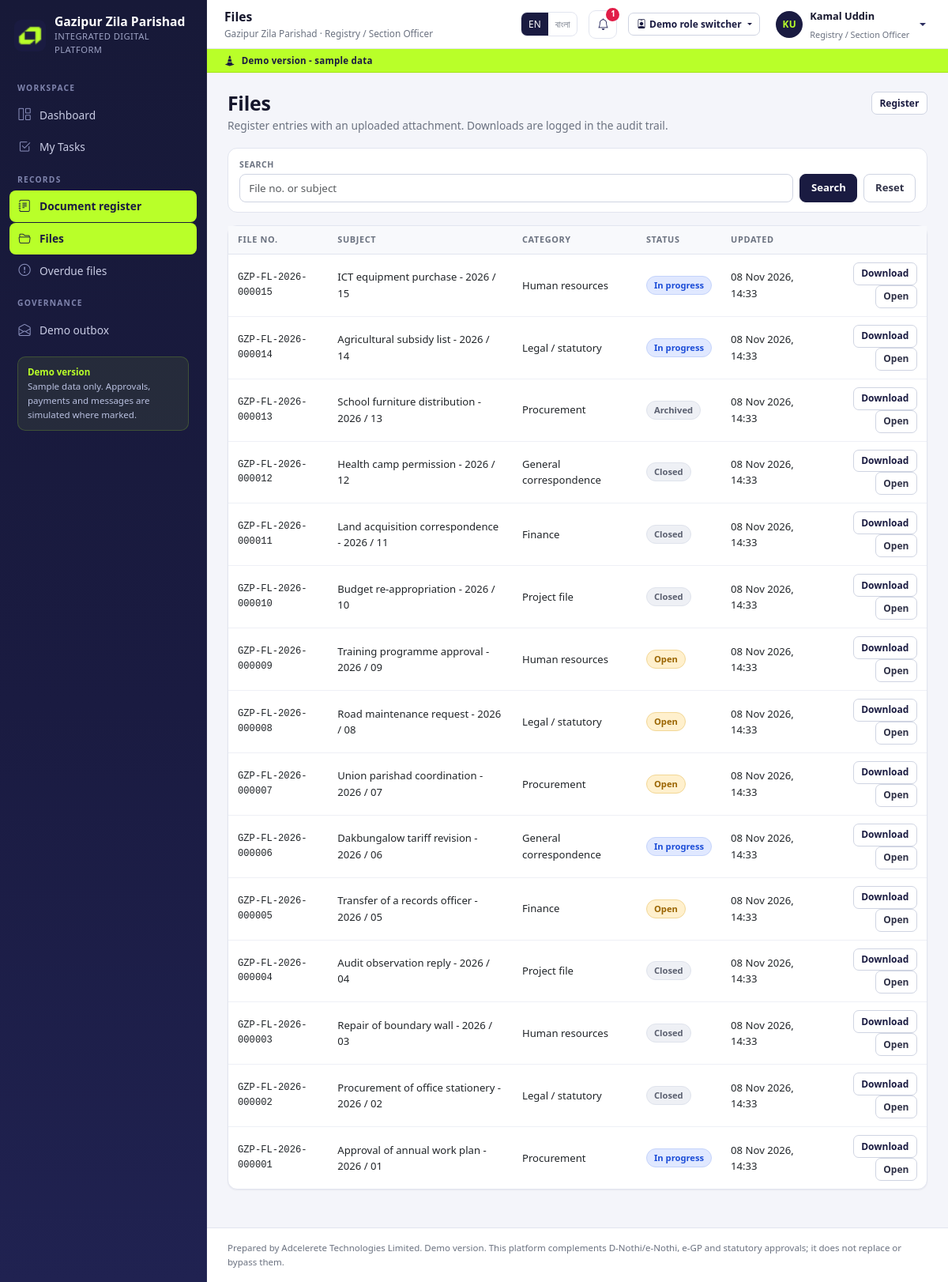
/app/documents/files/ (signed in), run on the app's committed database.
### accounts/models.py (models this page shows, shortened)
class User(AbstractUser):
    role = models.ForeignKey(Role, null=True, blank=True, on_delete=models.SET_NULL,
                             related_name='users')
    phone = models.CharField(max_length=30, blank=True)
    department = models.ForeignKey('hr.Department', null=True, blank=True,
                                   on_delete=models.SET_NULL, related_name='users')
    designation = models.ForeignKey('hr.Designation', null=True, blank=True,
                                    on_delete=models.SET_NULL, related_name='users')
    facility = models.ForeignKey('facilities.Facility', null=True, blank=True,
                                 on_delete=models.SET_NULL, related_name='operators',
                                 help_text='Assigned facility for reception operators.')
    email_verified = models.BooleanField(default=False)
    is_demo = models.BooleanField(default=True)
    otp_code = models.CharField(max_length=8, blank=True)
    otp_created_at = models.DateTimeField(null=True, blank=True)
    otp_attempts = models.PositiveIntegerField(default=0)
    class Meta:
        ordering = ['first_name', 'username']
    @property
    def display_name(self):
        return self.get_full_name() or self.username
    @property
    def role_name(self):
        return self.role.name if self.role else 'No role'
    @property
    def is_citizen(self):
        return bool(self.role and self.role.code == 'citizen')
    @property
    def is_staff_portal_user(self):
        return bool(self.role and self.role.code != 'citizen')
    @property
    def is_read_only(self):
        return bool(self.role and self.role.is_read_only)
    def can(self, code):
        if not getattr(self, 'is_authenticated', False):
            return False
        if self.is_superuser:
            return True
        if not self.role_id:
            return False
        cache = getattr(self, '_perm_cache', None)
        if cache is None:
            cache = set(self.role.permissions.values_list('code', flat=True))
            self._perm_cache = cache
        return code in cache

class Role(models.Model):
    code = models.SlugField(max_length=40, unique=True)
    name = models.CharField(max_length=120)
    description = models.TextField(blank=True)
    permissions = models.ManyToManyField(Permission, blank=True, related_name='roles')
    is_read_only = models.BooleanField(
        default=False,
        help_text='Read-only roles cannot submit changes anywhere in the platform.',
    )
    sort_order = models.PositiveIntegerField(default=100)
    class Meta:
        ordering = ['sort_order', 'name']

### documents/models.py (models this page shows, shortened)
class DocumentFile(models.Model):
    CATEGORIES = [
        ('general', 'General correspondence'),
        ('procurement', 'Procurement'),
        ('legal', 'Legal / statutory'),
        ('hr', 'Human resources'),
        ('project', 'Project file'),
        ('finance', 'Finance'),
        ('other', 'Other'),
    ]
    STATUS = [('open', 'Open'), ('in_progress', 'In progress'),
              ('closed', 'Closed'), ('archived', 'Archived')]
    PRIORITY = [('normal', 'Normal'), ('high', 'High'), ('urgent', 'Urgent')]
    CONFIDENTIALITY = [('normal', 'Normal'), ('confidential', 'Confidential')]
    file_no = models.CharField(max_length=40, unique=True)
    subject = models.CharField(max_length=200)
    category = models.CharField(max_length=20, choices=CATEGORIES, default='general')
    department = models.ForeignKey('hr.Department', null=True, blank=True,
                                   on_delete=models.SET_NULL, related_name='document_files')
    status = models.CharField(max_length=20, choices=STATUS, default='open')
    priority = models.CharField(max_length=10, choices=PRIORITY, default='normal')
    confidentiality = models.CharField(max_length=20, choices=CONFIDENTIALITY,
                                       default='normal')
    received_from = models.CharField(max_length=160, blank=True)
    assigned_to = models.ForeignKey(settings.AUTH_USER_MODEL, null=True, blank=True,
                                    on_delete=models.SET_NULL, related_name='assigned_files')
    created_by = models.ForeignKey(settings.AUTH_USER_MODEL, null=True, blank=True,
                                   on_delete=models.SET_NULL, related_name='created_files')
    due_date = models.DateField(null=True, blank=True)
    attachment = models.FileField(upload_to='documents/', blank=True, null=True)
    notes = models.TextField(blank=True)
    created_at = models.DateTimeField(default=timezone.now)
    updated_at = models.DateTimeField(auto_now=True)
    class Meta:
        ordering = ['-created_at']

### documents/views.py (the view)
# urls.py: path('documents/files/', views.files, name='documents_files'),
@perm_required('documents.view')
def files(request):
    rows = DocumentFile.objects.exclude(attachment='').select_related('department')
    if not request.user.can('documents.confidential'):
        rows = rows.exclude(confidentiality='confidential')
    q = request.GET.get('q', '').strip()
    if q:
        rows = rows.filter(Q(subject__icontains=q) | Q(file_no__icontains=q))
    return render(request, 'documents/files.html', {
        'rows': rows, 'q': q, 'page_title': 'Files',
    })

### accounts/demo.py (called while the page is built)
def demo_accounts():
    from accounts.models import User
    existing = {
        u.username: u for u in User.objects.filter(
            username__in=[a[0] for a in DEMO_ACCOUNTS]
        ).select_related('role')
    }
    out = []
    for username, label in DEMO_ACCOUNTS:
        user = existing.get(username)
        out.append({
            'username': username,
            'label': user.role.name if user and user.role else label,
            'name': user.display_name if user else label,
            'role_code': user.role.code if user and user.role else '',
        })
    return out

### accounts/nav.py (called while the page is built)
def build_nav(user):
    if not user or not user.is_authenticated:
        return []
    is_citizen = user.is_citizen
    groups = []
    for group_label, items in NAV:
        visible = []
        for label, url, perm, icon in items:
            if perm is None:
                if is_citizen:
                    continue
            elif not user.can(perm):
                continue
            visible.append({'label': label, 'url': url, 'icon': icon})
        if visible:
            groups.append({'label': group_label, 'items': visible})
    return groups

### core/i18n.py (called while the page is built)
def translate(text, lang='en'):
    if lang == 'bn':
        return BN.get(text) or BN_EXTRA.get(text) or text
    return text

### core/models.py (called while the page is built)
def get_setting(key, default=''):
    from core.models import AppSetting
    try:
        return AppSetting.objects.get(key=key).value
    except AppSetting.DoesNotExist:
        return default

### core/templatetags/gzp.py (called while the page is built)
@register.simple_tag(takes_context=True)
def t(context, text):
    return i18n.translate(text, context.get('lang', 'en'))

@register.filter
def tr(value, lang):
    return i18n.translate(str(value), lang)

@register.filter
def dt(value, fmt='d M Y, H:i'):
    if not value:
        return '-'
    if timezone.is_aware(value):
        value = timezone.localtime(value)
    return formats.date_format(value, fmt)

@register.filter
def initials(value):
    parts = [p for p in str(value or '').split() if p]
    return ''.join(p[0].upper() for p in parts[:2]) or '?'

@register.simple_tag
def nav_active(request, prefix):
    path = request.path
    if prefix == '/app/':
        return 'active' if path == '/app/' else ''
    return 'active' if path.startswith(prefix) else ''

### templates/documents/files.html (shortened to what this page needs)
{% extends 'base.html' %}
{% load gzp %}
{% block content %}
<div class="page-head">
  <div>
    <h1>{% t "Files" %}</h1>
    <div class="sub">Register entries with an uploaded attachment. Downloads are logged in the audit trail.</div>
  </div>
  <a class="btn btn-sm btn-outline-primary" href="/app/documents/">Register</a>
</div>
<form class="filter-bar" method="get">
  <div class="f f-grow"><label>Search</label><input class="form-control" name="q" value="{{ q }}" placeholder="File no. or subject"></div>
  <button class="btn btn-primary" type="submit">Search</button>
  <a class="btn btn-outline-secondary" href="/app/documents/files/">Reset</a>
</form>
<div class="card">
  <div class="table-wrap">
    <table class="table-gzp">
      <thead><tr><th>File no.</th><th>Subject</th><th>Category</th><th>Status</th><th>Updated</th><th></th></tr></thead>
      <tbody>
      {% for doc in rows %}
        <tr>
          <td class="mono">{{ doc.file_no }}</td>
          <td>{{ doc.subject }}</td>
          <td>{{ doc.get_category_display }}</td>
          <td><span class="chip chip-{{ doc.status|chip }}">{{ doc.get_status_display }}</span></td>
          <td>{{ doc.updated_at|dt }}</td>
          <td class="text-end">
            <a class="btn btn-sm btn-outline-primary" href="{{ doc.attachment.url }}" target="_blank" rel="noopener">Download</a>
            <a class="btn btn-sm btn-outline-secondary" href="/app/documents/{{ doc.pk }}/">Open</a>
          </td>
        </tr>
      {% empty %}
        <tr><td colspan="6"><div class="table-empty"><i class="bi bi-folder2-open"></i>No files uploaded.</div></td></tr>
      {% endfor %}
      </tbody>
    </table>
  </div>
</div>
{% endblock %}

### templates/base.html (shortened to what this page needs)
{% load static gzp %}<!doctype html>
<html lang="{{ lang }}">
<head>
  <link rel="stylesheet" href="{% static 'vendor/bootstrap/bootstrap.min.css' %}">
  <link rel="stylesheet" href="{% static 'vendor/bootstrap-icons/bootstrap-icons.min.css' %}">
  <link rel="stylesheet" href="{% static 'css/gzp.css' %}">
</head>
<body class="{% block body_class %}{% endblock %}">
{% if user.is_authenticated and user.is_staff_portal_user %}
  <aside class="sidebar" id="sidebar" aria-label="Main navigation">
    <div class="brand">
      <img src="{% static 'img/adcelerete_logo.png' %}" alt="Adcelerete logo">
      <div>
        <div class="brand-name">{{ APP_NAME_MAIN }}</div>
        <div class="brand-sub">{{ APP_NAME_SUB }}</div>
      </div>
    </div>
    <div class="sidebar-scroll">
      {% for group in nav_groups %}
        <div class="nav-group">
          <div class="nav-group-label">{{ group.label|tr:lang }}</div>
          {% for item in group.items %}
            <a class="nav-item {% nav_active request item.url %}" href="{{ item.url }}">
              <i class="bi bi-{{ item.icon }}"></i><span>{{ item.label|tr:lang }}</span>
            </a>
          {% endfor %}
        </div>
      {% endfor %}
      <div class="sidebar-note">
        <strong>{% t "Demo version" %}</strong><br>
        Sample data only. Approvals, payments and messages are simulated where marked.
      </div>
    </div>
  </aside>
  <div class="app-shell">
    <header class="topbar">
      <div>
        <div class="page-title">{% block topbar_title %}{{ page_title|default:"Dashboard" }}{% endblock %}</div>
        <div class="crumb">{{ APP_NAME_MAIN }} · {{ user.role_name }}</div>
      </div>
      <div class="lang-switch" role="group" aria-label="Language">
        <a class="{% if lang == 'en' %}on{% endif %}" href="/lang/en/?next={{ request.get_full_path|urlencode }}">EN</a>
        <a class="{% if lang == 'bn' %}on{% endif %}" href="/lang/bn/?next={{ request.get_full_path|urlencode }}">বাংলা</a>
      </div>
      <a class="icon-btn" href="/app/notifications/" aria-label="Notifications">
        <i class="bi bi-bell"></i>
        {% if unread_count %}<span class="badge-dot">{{ unread_count }}</span>{% endif %}
      </a>
      {% if DEMO_MODE %}{% include 'partials/demo_switcher.html' %}{% endif %}
      <div class="dropdown">
        <a class="user-chip dropdown-toggle" href="#" data-bs-toggle="dropdown" aria-expanded="false">
          <span class="avatar">{{ user.display_name|initials }}</span>
          <span class="d-none d-lg-block">
            <span class="u-name">{{ user.display_name }}</span><br>
            <span class="u-role">{{ user.role_name }}</span>
          </span>
        </a>
      </div>
    </header>
    <div class="demo-ribbon"><i class="bi bi-cone-striped"></i> {% t "Demo version - sample data" %}</div>
    <main class="page" id="main">
{% endif %}
      {% block content %}{% endblock %}
{% if user.is_authenticated and user.is_staff_portal_user %}
    </main>
    <footer class="app-footer">
      Prepared by {{ SUPPLIER }}. Demo version. This platform complements D-Nothi/e-Nothi, e-GP and statutory approvals; it does not replace or bypass them.
    </footer>
  </div>
{% endif %}
</body>
</html>

### data on the page
User: role_name "Registry / Section Officer", display_name|initials "KU", display_name "Kamal Uddin"
DocumentFile: file_no "GZP-FL-2026-000015", subject "ICT equipment purchase - 2026 / 15", category "Human resources", status "In progress", updated_at|dt "08 Nov 2026, 14:33"
DocumentFile: file_no "GZP-FL-2026-000014", subject "Agricultural subsidy list - 2026 / 14", category "Legal / statutory", status "In progress", updated_at|dt "08 Nov 2026, 14:33"
DocumentFile: file_no "GZP-FL-2026-000013", subject "School furniture distribution - 2026 / 13", category "Procurement", status "Archived", updated_at|dt "08 Nov 2026, 14:33"
DocumentFile: file_no "GZP-FL-2026-000012", subject "Health camp permission - 2026 / 12", category "General correspondence", status "Closed", updated_at|dt "08 Nov 2026, 14:33"
DocumentFile: file_no "GZP-FL-2026-000011", subject "Land acquisition correspondence - 2026 / 11", category "Finance", status "Closed", updated_at|dt "08 Nov 2026, 14:33"
DocumentFile: file_no "GZP-FL-2026-000010", subject "Budget re-appropriation - 2026 / 10", category "Project file", status "Closed", updated_at|dt "08 Nov 2026, 14:33"
DocumentFile: file_no "GZP-FL-2026-000009", subject "Training programme approval - 2026 / 09", category "Human resources", status "Open", updated_at|dt "08 Nov 2026, 14:33"
DocumentFile: file_no "GZP-FL-2026-000008", subject "Road maintenance request - 2026 / 08", category "Legal / statutory", status "Open", updated_at|dt "08 Nov 2026, 14:33"
DocumentFile: file_no "GZP-FL-2026-000007", subject "Union parishad coordination - 2026 / 07", category "Procurement", status "Open", updated_at|dt "08 Nov 2026, 14:33"
DocumentFile: file_no "GZP-FL-2026-000006", subject "Dakbungalow tariff revision - 2026 / 06", category "General correspondence", status "In progress", updated_at|dt "08 Nov 2026, 14:33"
DocumentFile: file_no "GZP-FL-2026-000005", subject "Transfer of a records officer - 2026 / 05", category "Finance", status "Open", updated_at|dt "08 Nov 2026, 14:33"
DocumentFile: file_no "GZP-FL-2026-000004", subject "Audit observation reply - 2026 / 04", category "Project file", status "Closed", updated_at|dt "08 Nov 2026, 14:33"
DocumentFile: file_no "GZP-FL-2026-000003", subject "Repair of boundary wall - 2026 / 03", category "Human resources", status "Closed", updated_at|dt "08 Nov 2026, 14:33"
DocumentFile: file_no "GZP-FL-2026-000002", subject "Procurement of office stationery - 2026 / 02", category "Legal / statutory", status "Closed", updated_at|dt "08 Nov 2026, 14:33"
DocumentFile: file_no "GZP-FL-2026-000001", subject "Approval of annual work plan - 2026 / 01", category "Procurement", status "In progress", updated_at|dt "08 Nov 2026, 14:33"

### other printed values
{{ APP_NAME_MAIN }} "Gazipur Zila Parishad"
{{ APP_NAME_SUB }} "INTEGRATED DIGITAL PLATFORM"
{{ group.label|tr:lang }} "WORKSPACE" "RECORDS" "GOVERNANCE"
{{ item.label|tr:lang }} "Dashboard" "My Tasks" "Document register" "Files" "Overdue files" "Demo outbox"
{{ page_title|default:"Dashboard" }} "Files"
{{ unread_count }} "1"
{{ SUPPLIER }} "Adcelerete Technologies Limited"
